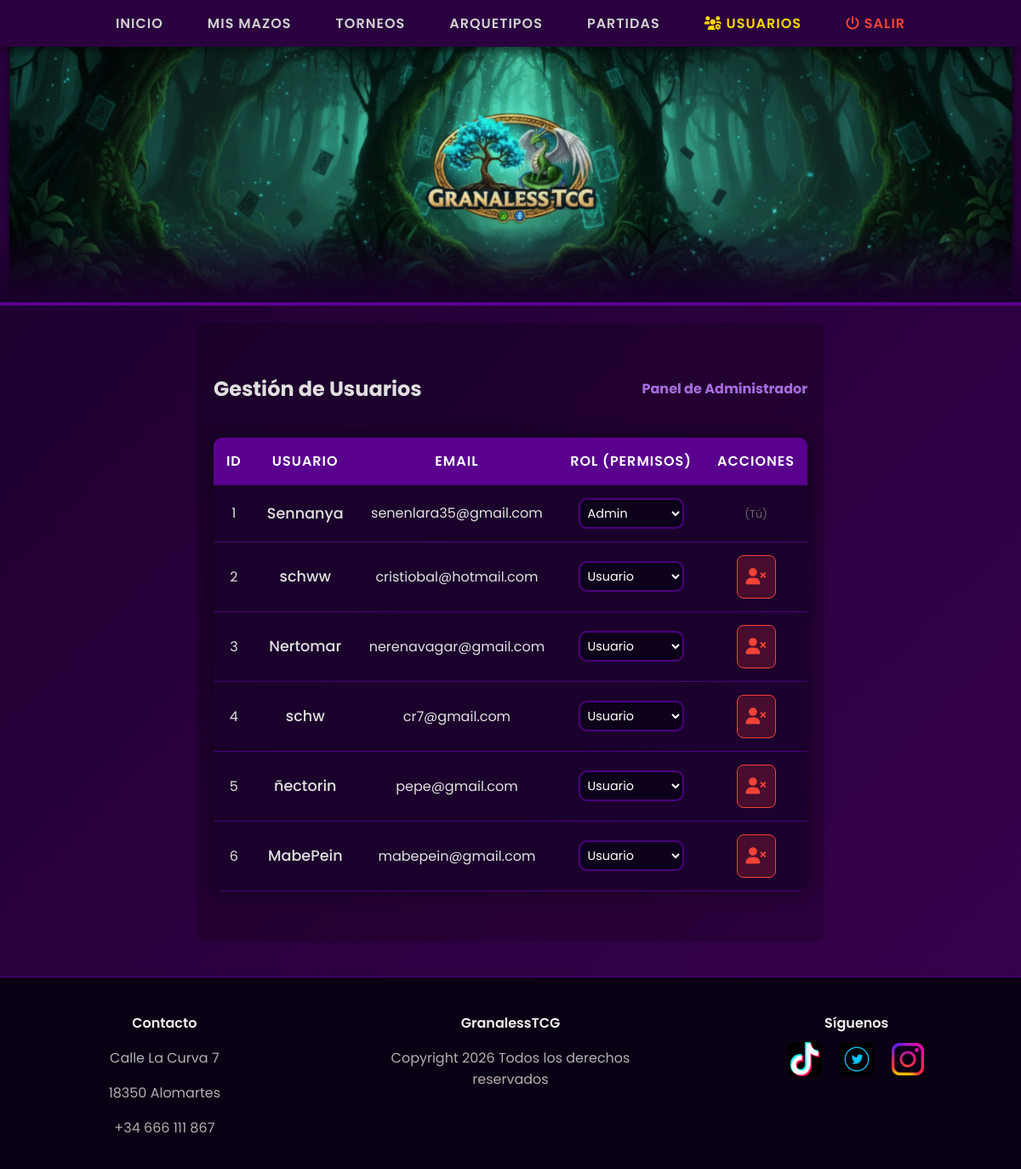
/app/listausuarios.php (signed in), run on the app's committed database.
### tables this page shows
CREATE TABLE `usuario` (
  `id_usuario` int(11) NOT NULL,
  `NomUsuario` varchar(20) NOT NULL,
  `email` varchar(100) NOT NULL,
  `contrasena` varchar(255) NOT NULL,
  `rol` enum('usuario','admin','organizador') NOT NULL DEFAULT 'usuario'
);

### app/listausuarios.php (the view, shortened to what this page needs)
<?php
    include "header.php";
    include "conexion.php";
    mysqli_select_db($conexion, "proyecto2");
?>
<!DOCTYPE html>
<html lang="es">
<head>
    <link rel="stylesheet" href="estilos.css">
    <link rel="stylesheet" href="https://cdnjs.cloudflare.com/ajax/libs/font-awesome/6.0.0/css/all.min.css">
</head>
<body>
<div class="main-content">
    <div style="display: flex; justify-content: space-between; align-items: center; margin-bottom: 20px;">
        <h2>Gestión de Usuarios</h2>
        <span style="color: #a76ddc; font-weight: bold;"><i class="fa-solid fa-shield-halved"></i> Panel de Administrador</span>
    </div>
    <table class="tabla-gamer">
        <thead>
            <tr>
                <th>ID</th>
                <th>Usuario</th>
                <th>Email</th>
                <th>Rol (Permisos)</th>
                <th>Acciones</th>
            </tr>
        </thead>
        <tbody>
            <?php
            $sql = "SELECT * FROM usuario ORDER BY id_usuario ASC";
            $registros = mysqli_query($conexion, $sql);
            while ($fila = mysqli_fetch_array($registros)) {
                echo "<tr>";
                echo "<td>" . $fila['id_usuario'] . "</td>";
                echo "<td class='texto-mazo'>" . $fila['NomUsuario'] . "</td>";
                echo "<td>" . $fila['email'] . "</td>";
                echo "<td>";
                echo "<form action='actualizar_rol.php' method='POST' style='margin:0;'>";
                echo "<select name='nuevo_rol' class='input-gamer' style='padding: 5px; margin: 0; width: auto; font-size: 0.9em;' onchange='this.form.submit()'>";
                $roles = ['usuario', 'organizador', 'admin'];
                foreach($roles as $r){
                    $seleccionado = ($fila['rol'] == $r) ? "selected" : "";
                    echo "<option value='$r' $seleccionado>" . ucfirst($r) . "</option>";
                }
                echo "</select>";
                echo "</form>";
                echo "</td>";
                echo "<td>";
                if ($fila['id_usuario'] != $_SESSION['id_usuario']) {
                    echo "<a href='eliminar_usuario.php?id_usuario=" . $fila['id_usuario'] . "' class='btn-icon btn-delete' title='Expulsar Usuario' onclick='return confirm(\"¿Estás seguro de que quieres eliminar a " . $fila['NomUsuario'] . "?\")'>";
                    echo "<i class='fa-solid fa-user-xmark'></i>";
                    echo "</a>";
                } else {
                    echo "<span style='color: #666; font-size: 0.8em;'>(Tú)</span>";
                }
                echo "</td>";
                echo "</tr>";
            }
            ?>
        </tbody>
    </table>
</div>
<?php include "footer.php"; ?>
</body>
</html>

### app/estilos.css (style rules this page uses)
body { font-family: 'Poppins', sans-serif; margin: 0; padding: 0; background: linear-gradient(135deg, #1a002b 0%, #3a0050 100%); color: #e0e0e0; min-height: 100vh; display: flex; flex-direction: column; }
a { text-decoration: none; color: inherit; transition: all 0.3s ease; }
.main-content { padding: 40px 20px; max-width: 1200px; margin: 0 auto; text-align: center; background-color: rgba(0, 0, 0, 0.2); border-radius: 10px; margin-top: 20px; flex: 1; }
.input-gamer { width: 100%; padding: 15px; border-radius: 10px; border: 2px solid #4a007f; background-color: #0d001a; color: #fff; font-family: 'Poppins', sans-serif; font-size: 1rem; box-sizing: border-box; transition: all 0.3s ease; }
.tabla-gamer { width: 100%; border-collapse: collapse; margin: 20px 0; background-color: rgba(26, 0, 43, 0.8); box-shadow: 0 0 20px rgba(0, 0, 0, 0.5); border-radius: 10px; overflow: hidden; }
.tabla-gamer thead { background-color: #5a008f; color: #ffffff; }
.tabla-gamer th, .tabla-gamer td { padding: 15px; text-align: center; border-bottom: 1px solid #4a007f; vertical-align: middle; }
.tabla-gamer th { text-transform: uppercase; letter-spacing: 1px; font-weight: 600; }
.texto-mazo { font-size: 1.1em; font-weight: 500; color: #e0e0e0; }
.btn-icon { display: inline-block; padding: 10px; margin: 0 5px; border-radius: 8px; font-size: 1.2em; transition: all 0.2s ease; }
.btn-delete { background-color: rgba(244, 67, 54, 0.2); color: #f44336; border: 1px solid #f44336; }

### data on the page
usuario: id_usuario "1", NomUsuario "Sennanya", email "senenlara35@gmail.com", shows "(Tú)"
usuario: id_usuario "2", NomUsuario "schww", email "cristiobal@hotmail.com"
usuario: id_usuario "3", NomUsuario "Nertomar", email "nerenavagar@gmail.com"
usuario: id_usuario "4", NomUsuario "schw", email "cr7@gmail.com"
usuario: id_usuario "5", NomUsuario "ñectorin", email "pepe@gmail.com"
usuario: id_usuario "6", NomUsuario "MabePein", email "mabepein@gmail.com"

### other printed values
form field nuevo_rol "Admin"
form field nuevo_rol "Usuario"
